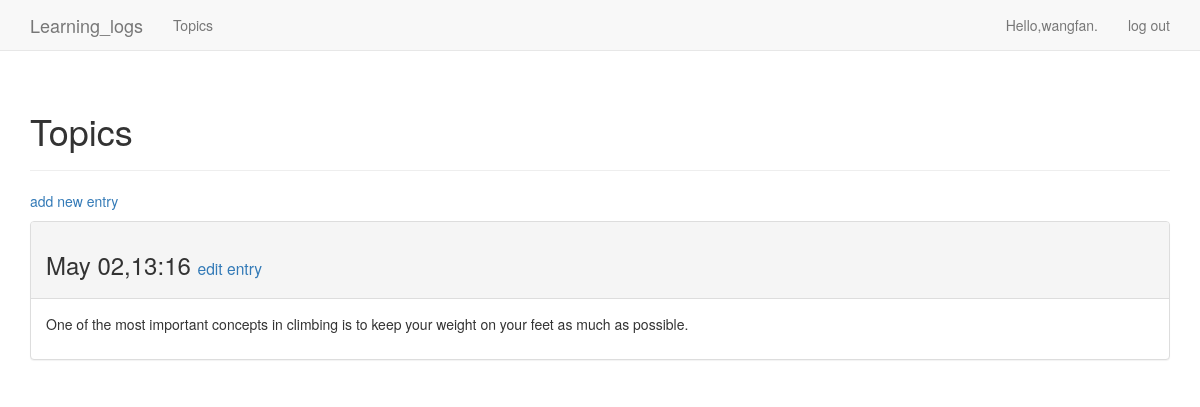
The page /topics/2/ (signed in) on the database its author committed.
### learning_logs/models.py (models this page shows, shortened)
class Entry(models.Model):
    topic =models.ForeignKey(Topic,on_delete=models.CASCADE)
    text=models.TextField()
    date_added=models.DateTimeField(auto_now_add=True)
    class Meat:
        verbose_name_plural='entries'

### learning_logs/views.py (the view)
# urls.py: url(r'^topics/(?P<topic_id>\d+)/$',views.topic,name='topic'),
@login_required
def topic(request,topic_id):
    topic = Topic.objects.get(id=topic_id)
    if topic.owner != request.user:
        raise Http404
    entries = topic.entry_set.order_by('-date_added')
    context = {'topic':topic,'entries':entries}
    return render(request,'learning_logs/topic.html',context)

### learning_logs/templates/learning_logs/topic.html
{% extends 'learning_logs/base.html' %}
{% load bootstrap3 %}
{% block header %}
  <h1>Topics</h1>
{% endblock header %}
{% block content %}
  <p>
    <a href="{% url 'learning_logs:new_entry' topic.id %}">add new entry</a>
  </p>
  {% for entry in entries %}
    <div class="panel panel-default">
      <div class="panel-heading">
        <h3>
          {{ entry.date_added|date:'M d,H:i' }}
          <small>
            <a href="{% url 'learning_logs:edit_entry' entry.id %}">
              edit entry</a>
          </small>
        </h3>
      </div>
      <div class="panel-body">
        {{ entry.text|linebreaks }}
      </div>
    </div>
  {% empty %}
      There are no entries for this topic yet.
  {% endfor %}
{% endblock content %}

### learning_logs/templates/learning_logs/base.html (shortened to what this page needs)
{% load bootstrap3 %}
<!DOCTYPE html>
<html lang="en">
  <head>
          {% bootstrap_css %}
  </head>
  <body>
    <nav class="navbar navbar-default navbar-static-top">
        <div class="container">
          <div class="navbar-header">
              <a class="navbar-brand" href="{% url 'learning_logs:index' %}">
                  Learning_logs</a>
          </div>
          <div id="navbar" class="navbar-collapse collapse">
              <ul class="nav navbar-nav">
                  <li><a href="{% url 'learning_logs:topics' %}">Topics</a></li>
              </ul>
              <ul class="nav navbar-nav navbar-right">
                  {% if user.is_authenticated %}
                    <li><a>Hello,{{ user.username }}.</a></li>
                    <li><a href="{% url 'users:logout' %}">log out </a></li>
                  {% else %}
                    <li><a href="{% url 'users:register' %}">register</a></li>
                    <li><a href="{% url 'users:login' %}">log in</a></li>
                  {% endif %}
              </ul>
          </div>
        </div>
    </nav>
    <div class="container">
      <div class="page-header">
        {% block header %}{% endblock header %}
      </div>
      <div>
        {% block content %}{% endblock content %}
      </div>
    </div>
  </body>
</html>

### rows shown on the page
Entry: date_added "May 02,13:16", text "One of the most important concepts in climbing is to keep your weight on your feet as much as possible."

### other values the page prints
{{ user.username }} "wangfan"
